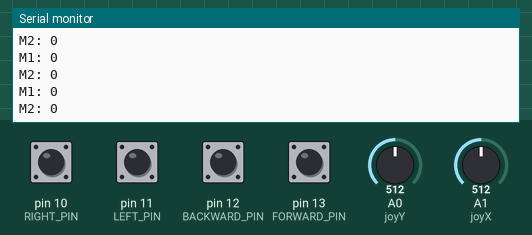
Recording of a sketch running on a simulated Arduino Uno, built with avr-gcc and run on an emulated ATmega328P. Shown: the last lines printed to the serial monitor. The test bench sets the inputs (shaded band); at power-on: pin 10 (RIGHT_PIN), pin 11 (LEFT_PIN), pin 12 (BACKWARD_PIN), pin 13 (FORWARD_PIN) HIGH, A1 (joyX) = 512, A0 (joyY) = 512.

Above: at 1.3 s.
1.4 s: A1 (joyX) set to 541
At 1.81 s:
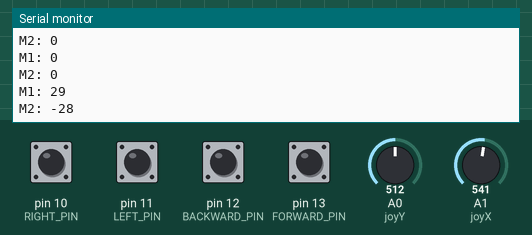
2.9 s: A0 (joyY) set to 480
At 3.31 s:
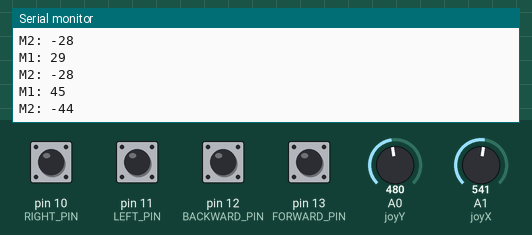
4.4 s: pin 10 (RIGHT_PIN) pulled LOW for 0.3 s
At 4.82 s:
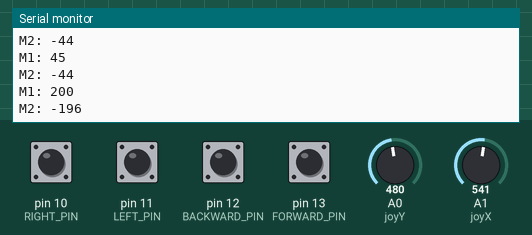
6.2 s: pin 11 (LEFT_PIN) pulled LOW for 1 s
At 6.82 s:
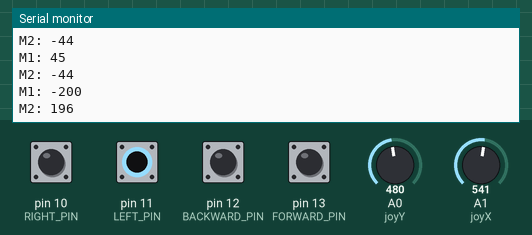
8.7 s: pin 12 (BACKWARD_PIN) pulled LOW for 1 s
At 9.32 s:
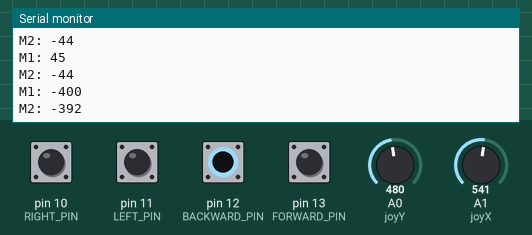
11.2 s: pin 13 (FORWARD_PIN) pulled LOW for 1 s
At 11.83 s:
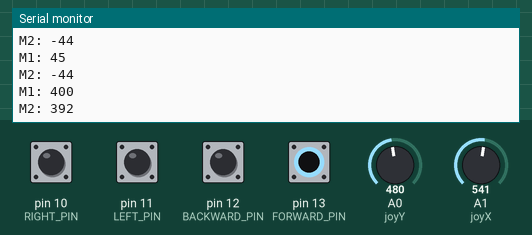
Timing chart, 0 to 14.2 s (numbered marks = the images above; inputs shaded):
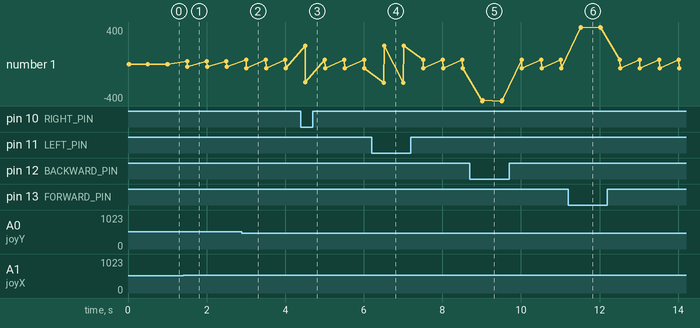

Measured:
- after the input at 1.4 s, the serial monitor: prints a new line after 0.10 s (image 1)
- after the input at 2.9 s, the serial monitor: prints a new line after 0.10 s (image 2)
- after the input at 4.4 s, the serial monitor: prints a new line after 0.11 s (image 3)
- after the input at 6.2 s, the serial monitor: prints a new line after 0.31 s (image 4)
- after the input at 8.7 s, the serial monitor: prints a new line after 0.31 s (image 5)
- after the input at 11.2 s, the serial monitor: prints a new line after 0.32 s (image 6)
- plotted number 1: 0 → -28 after the input at 1.4 s, -28 → -44 after the input at 2.9 s

The sketch:

arduino_motor_ctrl.ino
```cpp
#define joyX A1   // X Equals left or right.
#define joyY A0   // Y Equals Direction Forward or Backwards

#define FORWARD_PIN  13 // Change depending on your Arduino Pin
#define BACKWARD_PIN 12 // Change depending on your Arduino Pin
#define LEFT_PIN     11 // Change depending on your Arduino Pin
#define RIGHT_PIN    10 // Change depending on your Arduino Pin


int R_Dir; // Right wheel
int L_Dir; // Left wheel

const int max_speed = 400;
const int min_speed = -max_speed;

void setup() {
  Serial.begin(9600);
  Serial.write("M1:startup\r\n");
  Serial.write("M2:startup\r\n");

  // Define Max speed

  pinMode(FORWARD_PIN,  INPUT_PULLUP);
  pinMode(BACKWARD_PIN, INPUT_PULLUP);
  pinMode(LEFT_PIN,     INPUT_PULLUP);
  pinMode(RIGHT_PIN,    INPUT_PULLUP);
}

void loop() {
  // put your main code here, to run repeatedly:
  int xValue = analogRead(joyX);
  int yValue = analogRead(joyY);

  // Mapping the values from the Y direction of the Joystick, Forward or Backward
  if (yValue >= 515){
    R_Dir = map(yValue, 541, 1024, 0, max_speed);
    L_Dir = -R_Dir;
  }else if (yValue <= 490){
    R_Dir = map(yValue, 500, 0, 0, min_speed);
    L_Dir = -R_Dir;
  }else if (yValue < 515 && yValue > 490){
    R_Dir = 0;
    L_Dir = -R_Dir;
  }

  // Mapping the values for Left and Right
  int dir = 0;
   if (xValue >= 531){                              // Turning Right
    dir = map(xValue, 503, 1024, 0, max_speed);
    R_Dir = -L_Dir - dir;
    L_Dir = R_Dir;
  }else if (xValue <= 510){                         // Turning Left
    dir = map(xValue, 503, 0, 0, min_speed);
    L_Dir = -R_Dir-dir;
    R_Dir = L_Dir;
  }

  if (((digitalRead(FORWARD_PIN) == HIGH) || (digitalRead(BACKWARD_PIN) == HIGH) || (digitalRead(LEFT_PIN) == HIGH) || (digitalRead(RIGHT_PIN) == HIGH)))
  {
    if (digitalRead(FORWARD_PIN) == LOW)  // Go forward
    {
//        Serial.write("Forwards\r\n");
      R_Dir = max_speed;
      L_Dir = -max_speed;
    }
    else if (digitalRead(BACKWARD_PIN) == LOW) // Go backwards
    {
//      Serial.write("Backwards\r\n");
      R_Dir = -max_speed;
      L_Dir = max_speed;
    }
    else if (digitalRead(LEFT_PIN) == LOW)     // Turn left
    {
//      Serial.write("Left\r\n");
      R_Dir = max_speed / 2;
      L_Dir = max_speed / 2;
    }
    else if (digitalRead(RIGHT_PIN) == LOW)    // Turn right
    {
//      Serial.write("Right\r\n");
      R_Dir = -max_speed / 2;
      L_Dir = -max_speed / 2;
    }
  }
//  else
//  {
//    R_Dir = 0;
//    L_Dir = 0;
//  }

  Serial.write("M1: ");
  Serial.print(-L_Dir);
  Serial.write("\r\n");
  Serial.write("M2: ");
  Serial.print((int)((float)R_Dir * 0.98)); // *1.036  //  * 0.93
  Serial.write("\r\n");

  delay(500);
}
```
